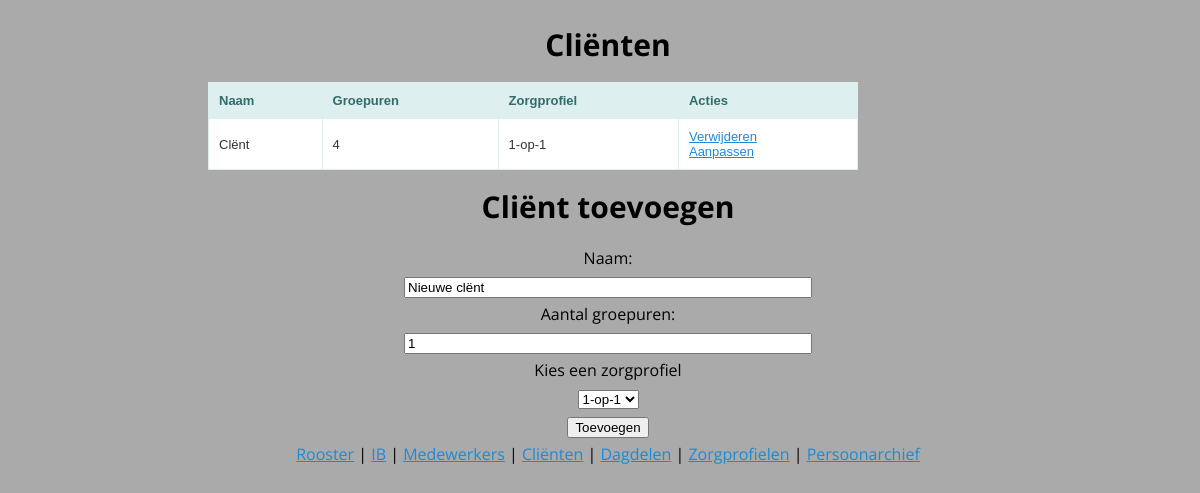
Before: /clients/ with the older database file.
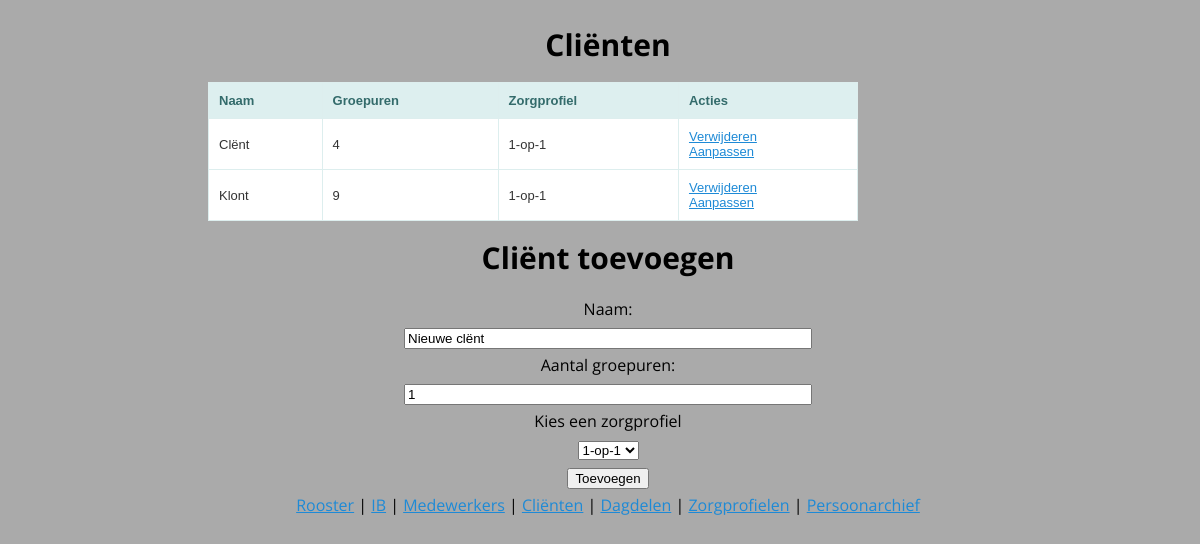
After: the same page with the newer database file.
### roosterapp/sql.py (models this page shows)
class Client(Base):
    __tablename__ = 'clients'
    person_id = Column(Integer, ForeignKey("persons.id"), primary_key=True)
    profile_id = Column(Integer, ForeignKey("profiles.id"))
    hours = Column(Integer, default=0)
    person = relationship("Person")
    sessions = relationship("Session", backref="client", cascade="delete, delete-orphan")

class Person(Base):
    __tablename__ = 'persons'
    id = Column(Integer, primary_key=True)
    name = Column(String)
    active = Column(Boolean, default=True)
    atttendance = relationship("Presence", backref="person", cascade="delete, delete-orphan")

class Profile(Base):
    __tablename__ = 'profiles'
    id = Column(Integer, primary_key=True)
    name = Column(String)
    ratio = Column(Integer)
    clients = relationship("Client", backref="profile")

### roosterapp/routes.py (the view)
@client_crud.route('/', methods=['GET'])
def show_clients():
    clients = app.db.session.query(Client).all()
    profiles = app.db.session.query(Profile).all()
    return render_template('index_clients.html', clients=clients, profiles=profiles)

### roosterapp/templates/index_clients.html (shortened to what this page needs)
{% extends 'base.html' %}
{% block body %}
<h1> Cliënten </h1>
{% if clients|length < 1 %}
    <h4>Er zijn nog geen cliënten in het systeem. Voeg er hieronder een toe.</h4>
{% else %}
    <table style="width: 50em;">
        <tr>
            <th>Naam</th>
            <th>Groepuren</th>
            <th>Zorgprofiel</th>
            <th>Acties</th>
        </tr>
        {% for client in clients %}
            <tr>
                <td>{{ client.person.name }}</td>
                <td>{{ client.hours }}</td>
                <td>{{ client.profile.name }}</td>
                <td>
                    <a href="delete/{{ client.person_id }}">Verwijderen</a>
                    <br>
                    <a href="update/{{ client.person_id }}">Aanpassen</a>
                </td>
            </tr>
        {% endfor %}
    </table>
{% endif %}
<h1>Cliënt toevoegen</h1>
{% if profiles|length < 1 %}
Ga naar <a href="/profiles">profielen</a> om een zorgprofiel aan te maken.
{% else %}
<form action="/clients/add" method="POST" style="width:50em;text-align: center;">
    <label for="client_name">Naam:</label><br>
    <input type="text" name="client_name" id="client_name" value="Nieuwe clënt" style="width: 50%;"><br>
    <label for="hours">Aantal groepuren:</label><br>
    <input type="text" name="hours" id="hours" value="1" style="width: 50%;"><br>
    <label for="profile_id">Kies een zorgprofiel</label><br>
    <select name="profile_id" id="profile_id">
        {% for profile in profiles %}
            <option value="{{ profile.id }}">{{ profile.name }}</option>
        {% endfor %}
    </select><br>
    <input type="submit" value="Toevoegen">
</form>
{% endif %}
{% endblock %}

Changed rows visible on the page:
added Client: person.name "Klont", hours "9", profile.name "1-op-1"
